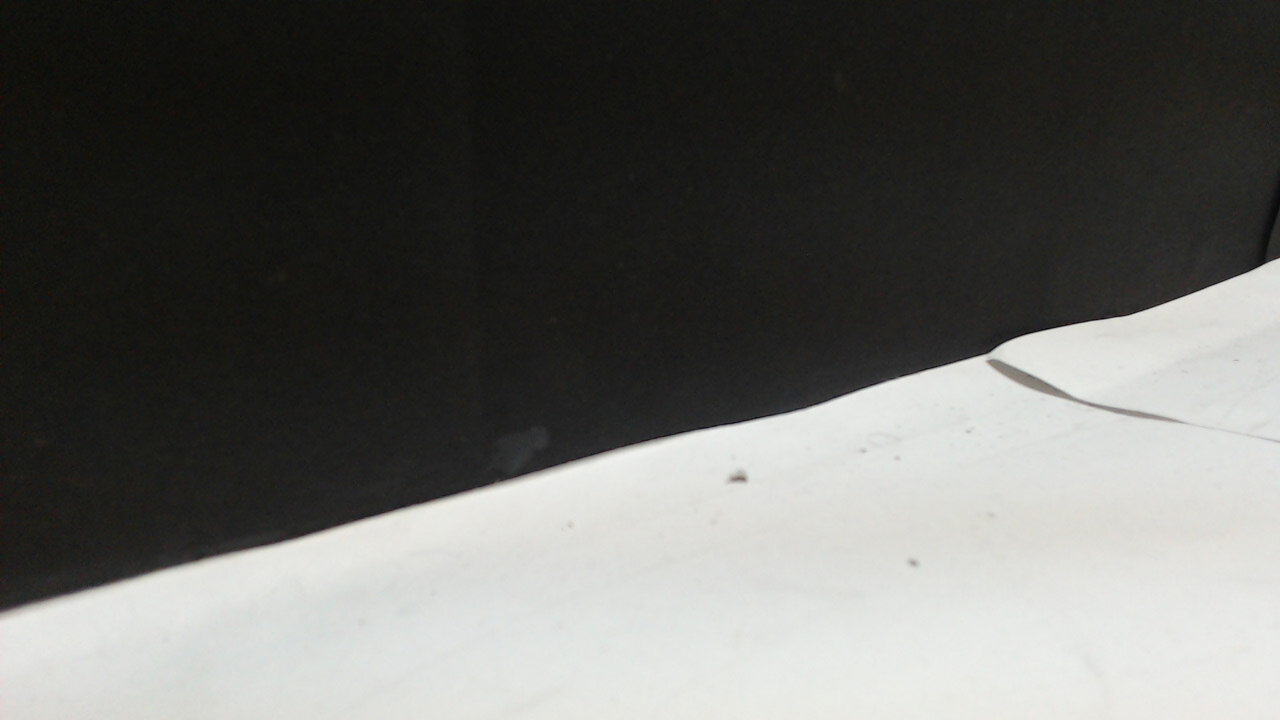
//> input picture Codes(IP Workshop)/66.jpg, 1280 x 720 px
$ ./abc   (built with g++ and OpenCV 4)
//> lines starting //> are read from the running program, lines starting //| are printed output that depends on the picture; after the words box and inside, x2 and y2 are one past the last pixel; in counts of white or black regions, pixels touching at a corner belong together
#include "opencv2/highgui/highgui.hpp"
#include "opencv2/imgproc/imgproc.hpp"
#include "opencv2/core/core.hpp"
#include <iostream>
#include <stdio.h>
#include <bits/stdc++.h>
using namespace cv;
using namespace std;

int main()
{
    Mat img1=imread("66.jpg",0);
//> img1: 720 rows x 1280 cols, CV_8UC1; min 4, max 244, mean 102.1
    Mat img2=imread("88.jpg",0);
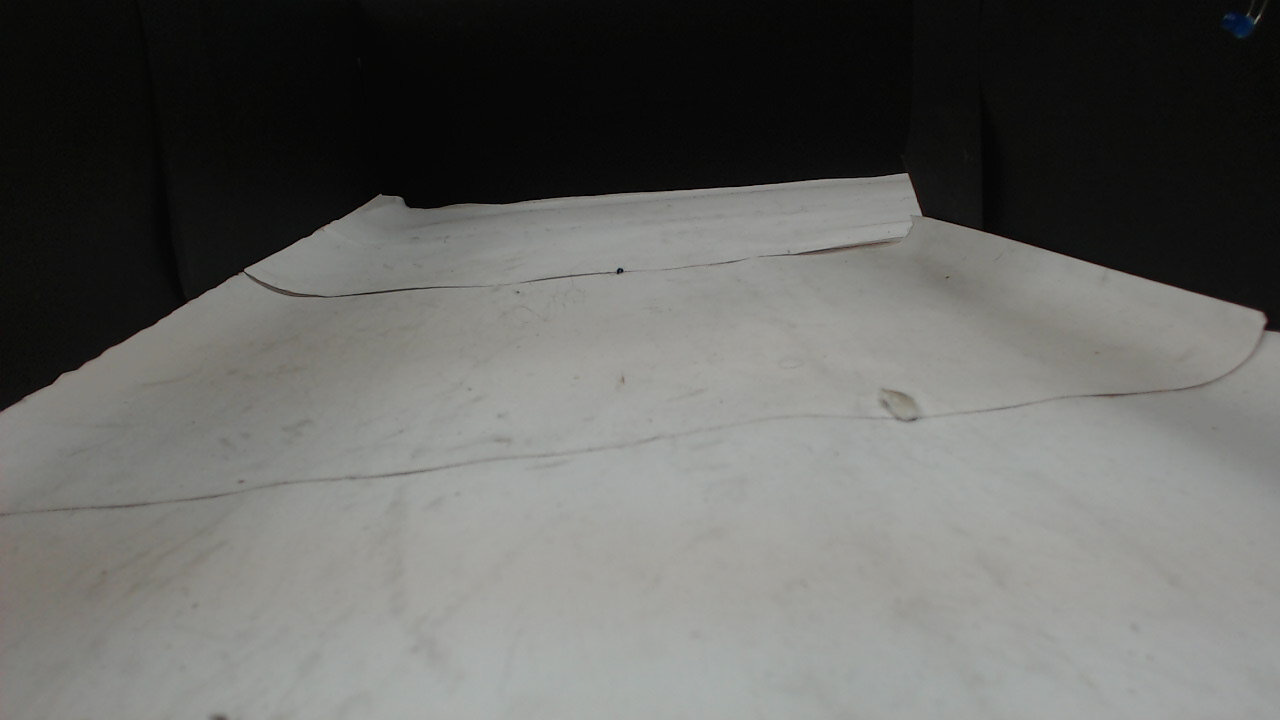
//> input picture Codes(IP Workshop)/88.jpg, 1280 x 720 px
//> img2: 720 rows x 1280 cols, CV_8UC1; min 0, max 174, mean 101.5
    Mat img3=imread("l31.jpg",0);
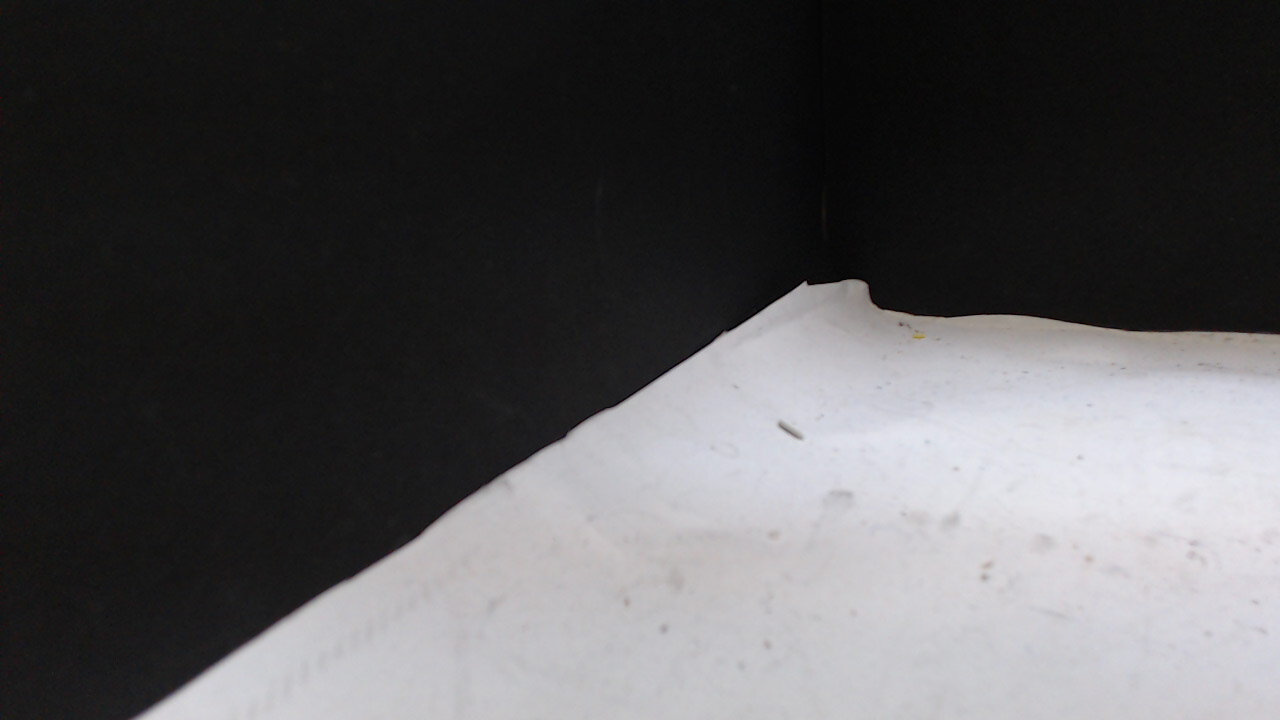
//> input picture Codes(IP Workshop)/l31.jpg, 1280 x 720 px
//> img3: 720 rows x 1280 cols, CV_8UC1; min 0, max 235, mean 85.4
    double tan,theta,thetad;
    for(int i=0;i<img1.rows;i++)
    {
        for(int j=0;j<img1.cols;j++)
        {
            if(img1.at<uchar>(i,j)>100)
                img1.at<uchar>(i,j)=255;
            else
                img1.at<uchar>(i,j)=0;
        }
    }
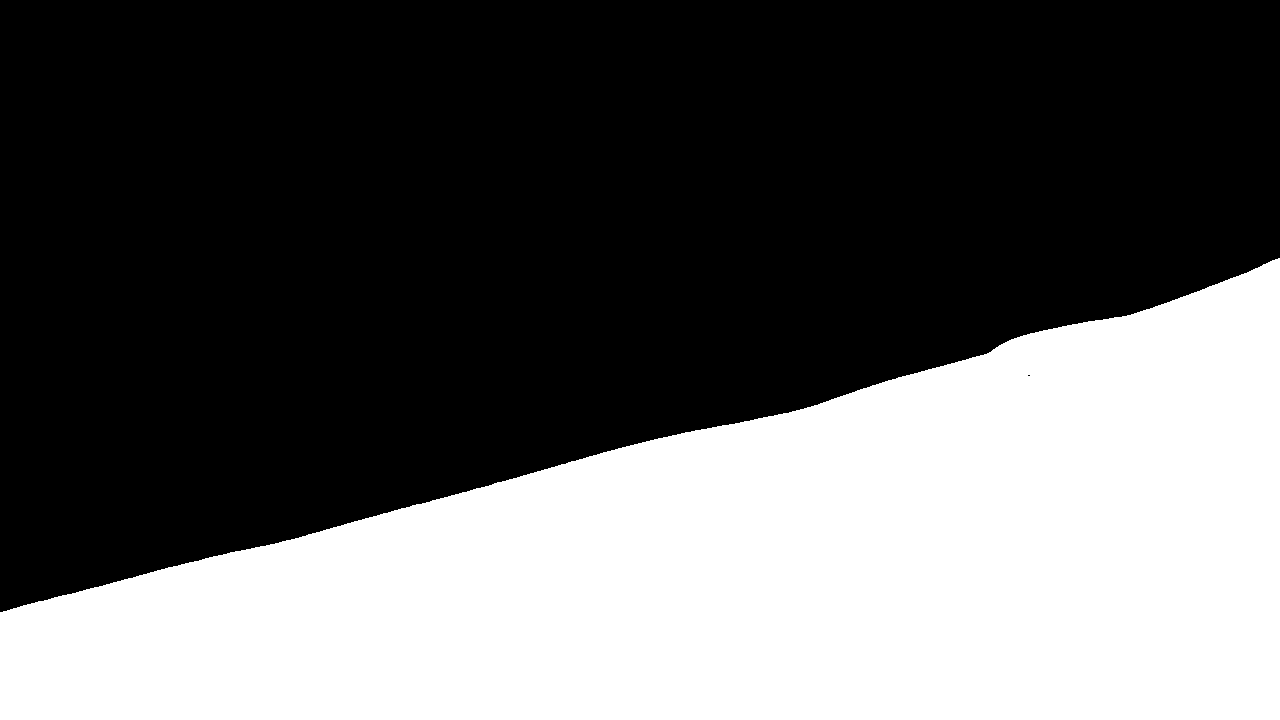
//> img1: 720 rows x 1280 cols, CV_8UC1; 38.4% white; 1 white region, box (x1, y1, x2, y2) and area: (0, 258, 1280, 720) 353504
    for(int i=0;i<img2.rows;i++)
    {
        for(int j=0;j<img2.cols;j++)
        {
            if(img2.at<uchar>(i,j)>25)
                img2.at<uchar>(i,j)=255;
            else
                img2.at<uchar>(i,j)=0;
        }
    }
//> img2: 720 rows x 1280 cols, CV_8UC1; 66% white; 6 black regions (4 under 20 px), largest, box (x1, y1, x2, y2) and area: (0, 0, 1280, 410) 313156, (1250, 0, 1266, 19) 161
    for(int i=0;i<img3.rows;i++)
    {
        for(int j=0;j<img3.cols;j++)
        {
            if(img3.at<uchar>(i,j)>100)
                img3.at<uchar>(i,j)=255;
            else
                img3.at<uchar>(i,j)=0;
        }
    }
//> img3: 720 rows x 1280 cols, CV_8UC1; 36.8% white; 1 white region, box (x1, y1, x2, y2) and area: (134, 280, 1280, 720) 338872
 	dilate(img1,img1,Mat());
    erode(img1,img1,Mat());
//> img1: 720 rows x 1280 cols, CV_8UC1; 38.4% white; 1 white region, box (x1, y1, x2, y2) and area: (0, 258, 1280, 720) 353506
    dilate(img2,img2,Mat());
    erode(img2,img2,Mat());
//> img2: 720 rows x 1280 cols, CV_8UC1; 66% white; 2 black regions, box (x1, y1, x2, y2) and area: (0, 0, 1280, 410) 312934, (1251, 0, 1265, 18) 156
    dilate(img3,img3,Mat());
    erode(img3,img3,Mat());
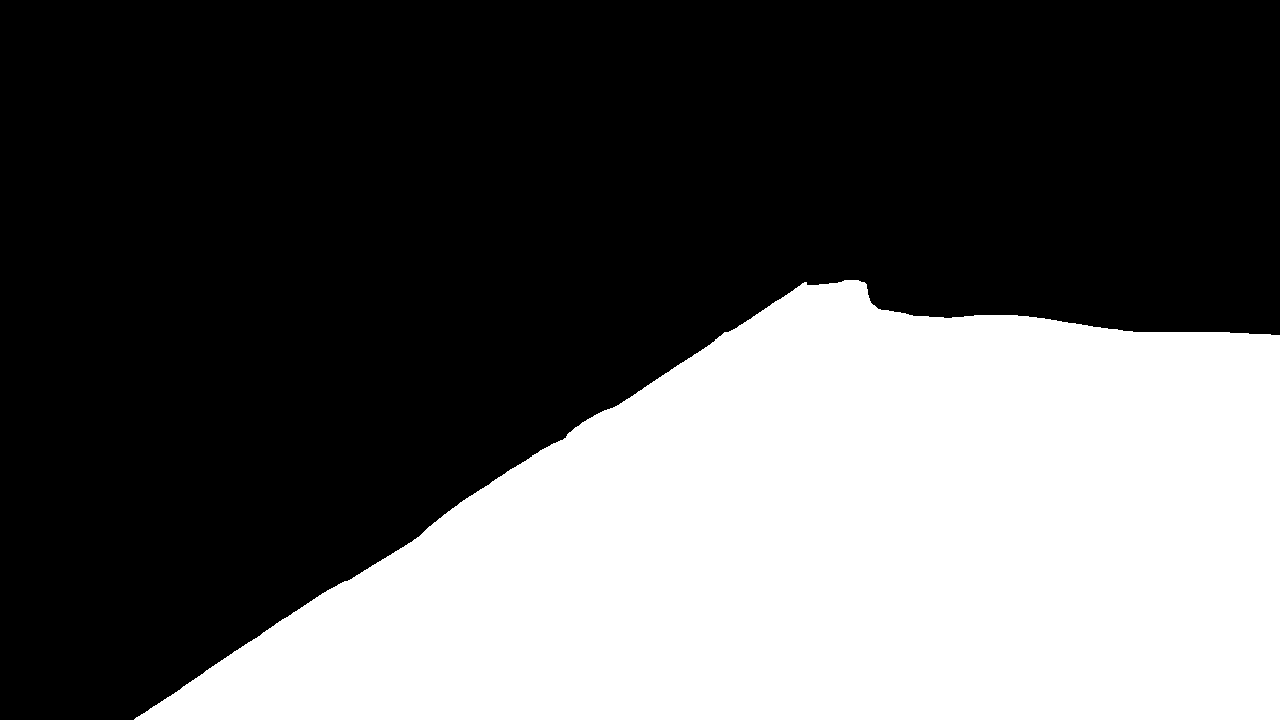
//> img3: 720 rows x 1280 cols, CV_8UC1; 36.8% white; 1 white region, box (x1, y1, x2, y2) and area: (134, 280, 1280, 720) 338880
   namedWindow("1",WINDOW_NORMAL);
namedWindow("2",WINDOW_NORMAL);
namedWindow("2",WINDOW_NORMAL);
imshow("1",img1);
imshow("2",img2);
imshow("3",img3);
    waitKey(0);
    return 0;

}
